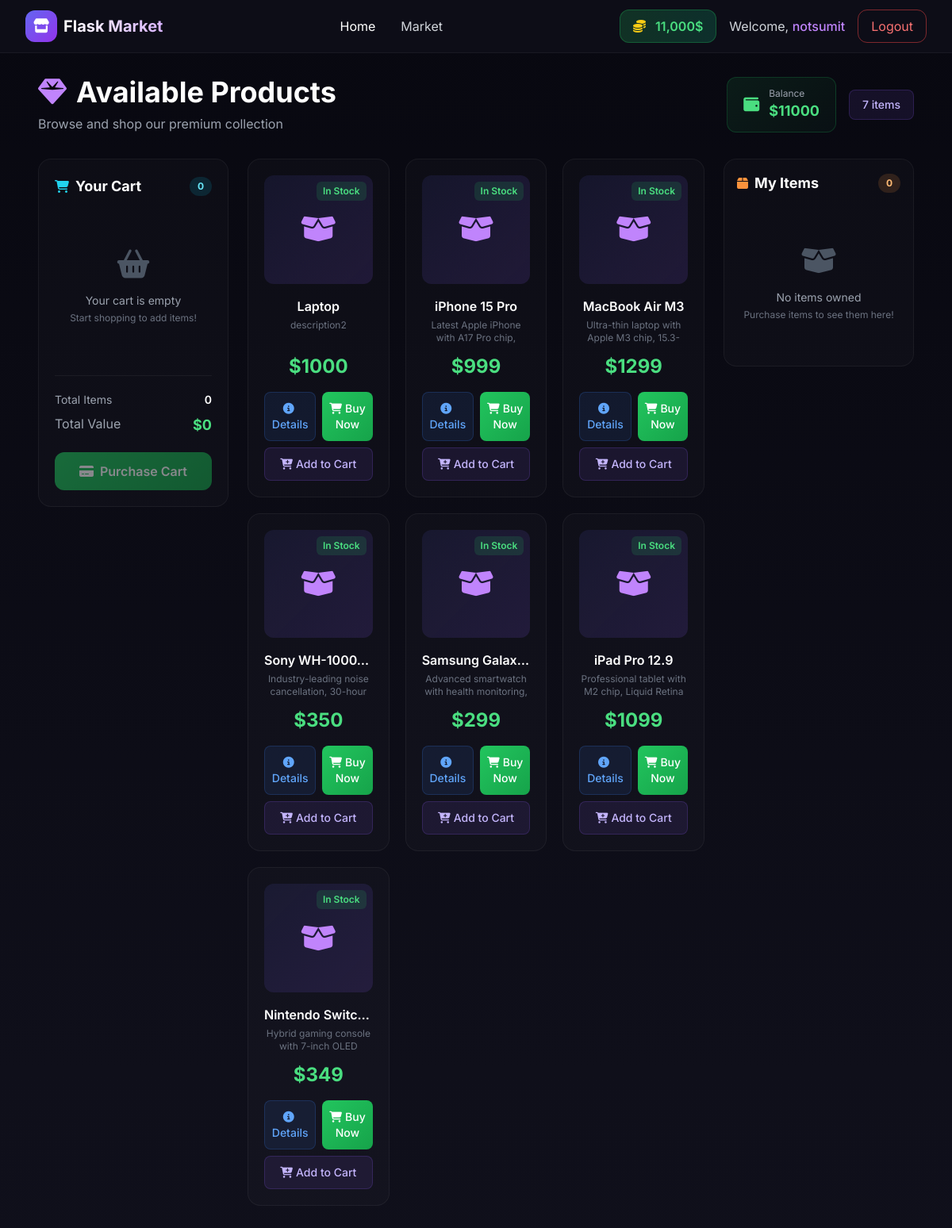
Page /market (signed in) on the committed database.
### market/models.py (models this page shows, shortened)
class User(db.Model, UserMixin):
    id = db.Column(db.Integer(), primary_key=True)
    username = db.Column(db.String(length=30), nullable=False, unique=True)
    email_address = db.Column(db.String(length=50), nullable=False, unique=True)
    password_hash = db.Column(db.String(length=60), nullable=False)
    budget = db.Column(db.Integer(), nullable=False, default=10000)
    items = db.relationship('Item', backref='owned_user', lazy=True)
    @property
    def prettier_budget(self):
        if len(str(self.budget)) >= 4:
            return f'{str(self.budget)[:-3]},{str(self.budget)[-3:]}$'
        else:
            return f"{self.budget}$"
    @property
    def password(self):
        return self.password

class Item(db.Model):
    id = db.Column(db.Integer(), primary_key=True)
    name = db.Column(db.String(length=30), nullable=False, unique=True)
    price = db.Column(db.Integer(), nullable=False)
    barcode = db.Column(db.String(length=12), nullable=False, unique=True)
    description = db.Column(db.String(length=1024), nullable=False, unique=True)
    owner = db.Column(db.Integer(), db.ForeignKey('user.id'))

### market/routes.py (the view, shortened to what this page needs)
@app.route('/market', methods=['GET', 'POST'])
@login_required
def market_page():
    purchase_form = PurchaseItemForm()
    selling_form = SellItemForm()
    if request.method == "GET":
        items = Item.query.filter_by(owner=None).all()
        owned_items = Item.query.filter_by(owner=current_user.id).all()
        return render_template('market.html', items=items, purchase_form=purchase_form, owned_items=owned_items, selling_form=selling_form)

### market/models.py (called while the page is built)
@login_manager.user_loader
def load_user(user_id):
    return User.query.get(int(user_id))

### market/templates/market.html (shortened to what this page needs)
{% extends 'base.html' %}
{% block content %}
<div class="min-h-screen pt-20 pb-16 px-4 md:px-8 lg:px-12"
   style="background: linear-gradient(180deg, #080810 0%, #0f0f1a 50%, #12121f 100%);">
   <div class="max-w-7xl mx-auto mb-8 pt-4">
      <div class="flex flex-col md:flex-row md:items-center md:justify-between gap-4">
         <div>
            <h1 class="text-3xl md:text-4xl font-bold text-white mb-2">
               <i class="fas fa-gem text-purple-400 mr-3"></i>Available Products
            </h1>
            <p class="text-gray-400">Browse and shop our premium collection</p>
         </div>
         <div class="flex items-center gap-4">
            <div class="px-5 py-3 rounded-xl flex items-center gap-3"
               style="background: linear-gradient(135deg, rgba(34, 197, 94, 0.1), rgba(22, 163, 74, 0.05)); border: 1px solid rgba(34, 197, 94, 0.2);">
               <i class="fas fa-wallet text-green-400 text-xl"></i>
               <div>
                  <p class="text-gray-400 text-xs">Balance</p>
                  <p class="text-green-400 font-bold text-lg">${{ current_user.budget }}</p>
               </div>
            </div>
            <span class="px-4 py-2 rounded-lg text-sm font-medium"
               style="background: rgba(139, 92, 246, 0.1); color: #c4b5fd; border: 1px solid rgba(139, 92, 246, 0.2);">
               {{ items|length }} items
            </span>
         </div>
      </div>
   </div>
   <div class="max-w-[1600px] mx-auto">
      <div class="flex flex-col lg:flex-row gap-6">
         <div class="lg:w-60 flex-shrink-0 order-2 lg:order-1">
            <div class="rounded-2xl p-5 sticky top-24"
               style="background: rgba(255, 255, 255, 0.02); border: 1px solid rgba(255, 255, 255, 0.05);">
               <div class="flex items-center justify-between mb-6">
                  <div class="flex items-center gap-2">
                     <i class="fas fa-shopping-cart text-cyan-400"></i>
                     <h2 class="text-lg font-bold text-white">Your Cart</h2>
                  </div>
                  <span id="cart-count" class="px-2.5 py-1 rounded-full text-xs font-bold"
                     style="background: rgba(6, 182, 212, 0.15); color: #67e8f9;">0</span>
               </div>
               <div id="cart-items" class="space-y-3 mb-6 max-h-64 overflow-y-auto custom-scrollbar">
                  <div id="cart-empty" class="text-center py-10">
                     <i class="fas fa-shopping-basket text-4xl text-gray-600 mb-4"></i>
                     <p class="text-gray-400 text-sm">Your cart is empty</p>
                     <p class="text-gray-500 text-xs mt-1">Start shopping to add items!</p>
                  </div>
               </div>
               <div class="pt-5 border-t" style="border-color: rgba(255, 255, 255, 0.05);">
                  <div class="flex justify-between mb-2 text-sm">
                     <span class="text-gray-400">Total Items</span>
                     <span id="cart-total-items" class="text-white font-semibold">0</span>
                  </div>
                  <div class="flex justify-between mb-5">
                     <span class="text-gray-400">Total Value</span>
                     <span id="cart-total-value" class="text-green-400 font-bold text-lg">$0</span>
                  </div>
                  <form method="POST" id="cart-form">
                     <button type="button" id="purchase-cart-btn" onclick="openCartPurchaseModal()"
                        class="w-full py-3 rounded-xl text-white font-semibold transition-all duration-300 disabled:opacity-50 disabled:cursor-not-allowed"
                        style="background: linear-gradient(135deg, #22c55e, #16a34a);" disabled>
                        <i class="fas fa-credit-card mr-2"></i>Purchase Cart
                     </button>
                  </form>
               </div>
            </div>
         </div>
         <div class="flex-1 order-1 lg:order-2 min-w-0">
            <div class="grid grid-cols-1 sm:grid-cols-2 lg:grid-cols-3 xl:grid-cols-4 gap-5">
               {% for item in items %}
               <div class="product-card rounded-2xl p-5 transition-all duration-300"
                  style="background: rgba(255, 255, 255, 0.02); border: 1px solid rgba(255, 255, 255, 0.05);"
                  id="product-{{ item.id }}">
                  <div class="relative mb-4">
                     <div class="aspect-square rounded-xl flex items-center justify-center"
                        style="background: linear-gradient(135deg, rgba(99, 102, 241, 0.1), rgba(139, 92, 246, 0.15));">
                        <i class="fas fa-box-open text-4xl text-purple-400"></i>
                     </div>
                     <span class="absolute top-2 right-2 px-2 py-1 rounded-md text-xs font-semibold"
                        style="background: rgba(34, 197, 94, 0.15); color: #4ade80;">
                        In Stock
                     </span>
                  </div>
                  <h3 class="text-white font-semibold text-center mb-1 truncate">{{ item.name }}</h3>
                  <p class="text-gray-500 text-xs text-center mb-3 h-8 overflow-hidden">
                     {{ item.description[:50] }}{% if item.description|length > 50 %}...{% endif %}
                  </p>
                  <div class="text-center mb-4">
                     <span class="text-2xl font-bold text-green-400">${{ item.price }}</span>
                  </div>
                  <div class="space-y-2">
                     <div class="flex gap-2">
                        <button
                           onclick='openDetailsModal({{ item.id }}, {{ item.name | tojson }}, {{ item.description | tojson }}, {{ item.barcode | tojson }}, {{ item.price }})'
                           class="flex-1 py-2.5 rounded-lg text-sm font-medium transition-all duration-200 hover:-translate-y-0.5"
                           style="background: rgba(59, 130, 246, 0.1); color: #60a5fa; border: 1px solid rgba(59, 130, 246, 0.2);">
                           <i class="fas fa-info-circle mr-1"></i>Details
                        </button>
                        <button onclick="openBuyNowModal({{ item.id }}, '{{ item.name }}', {{ item.price }})"
                           class="flex-1 py-2.5 rounded-lg text-sm font-medium transition-all duration-200 hover:-translate-y-0.5"
                           style="background: linear-gradient(135deg, #22c55e, #16a34a); color: white;">
                           <i class="fas fa-shopping-cart mr-1"></i>Buy Now
                        </button>
                     </div>
                     <button onclick="addToCart({{ item.id }}, '{{ item.name }}', {{ item.price }})"
                        class="w-full py-2.5 rounded-lg text-sm font-medium transition-all duration-200 hover:-translate-y-0.5 add-to-cart-btn"
                        style="background: rgba(139, 92, 246, 0.1); color: #c4b5fd; border: 1px solid rgba(139, 92, 246, 0.2);"
                        id="add-cart-{{ item.id }}">
                        <i class="fas fa-cart-plus mr-1"></i>Add to Cart
                     </button>
                  </div>
               </div>
               {% endfor %}
            </div>
         </div>
         <div class="lg:w-60 flex-shrink-0 order-3">
            <div class="rounded-2xl p-4 sticky top-24"
               style="background: rgba(255, 255, 255, 0.02); border: 1px solid rgba(255, 255, 255, 0.05);">
               <div class="flex items-center justify-between mb-6">
                  <div class="flex items-center gap-2">
                     <i class="fas fa-box text-orange-400"></i>
                     <h2 class="text-lg font-bold text-white">My Items</h2>
                  </div>
                  <span class="px-2.5 py-1 rounded-full text-xs font-bold"
                     style="background: rgba(251, 146, 60, 0.15); color: #fdba74;">{{ owned_items|length }}</span>
               </div>
               <div class="space-y-3 max-h-80 overflow-y-auto custom-scrollbar">
                  {% if owned_items %}
                  {% for owned_item in owned_items %}
                  <div class="p-3 rounded-xl transition-all hover:bg-white/5"
                     style="background: rgba(255, 255, 255, 0.02); border: 1px solid rgba(255, 255, 255, 0.04);">
                     <div class="flex items-start justify-between gap-2 mb-2">
                        <div class="flex-1 min-w-0">
                           <p class="text-white text-sm font-medium truncate">{{ owned_item.name }}</p>
                           <p class="text-gray-500 text-xs truncate">{{ owned_item.description[:30] }}...</p>
                        </div>
                        <span class="text-green-400 text-sm font-bold whitespace-nowrap">${{ owned_item.price }}</span>
                     </div>
                     <button
                        onclick="openSellModal({{ owned_item.id }}, '{{ owned_item.name }}', {{ owned_item.price }})"
                        class="w-full py-2 rounded-lg text-xs font-medium transition-all duration-200 hover:-translate-y-0.5"
                        style="background: rgba(239, 68, 68, 0.1); color: #f87171; border: 1px solid rgba(239, 68, 68, 0.2);">
                        <i class="fas fa-tag mr-1"></i>Sell Item
                     </button>
                  </div>
                  {% endfor %}
                  {% else %}
                  <div class="text-center py-10">
                     <i class="fas fa-box-open text-4xl text-gray-600 mb-4"></i>
                     <p class="text-gray-400 text-sm">No items owned</p>
                     <p class="text-gray-500 text-xs mt-1">Purchase items to see them here!</p>
                  </div>
                  {% endif %}
               </div>
            </div>
         </div>
      </div>
   </div>
</div>
{% endblock %}

### market/templates/base.html (shortened to what this page needs)
<!doctype html>
<html lang="en">
   <head>
      <script src="https://cdn.tailwindcss.com"></script>
      <link rel="stylesheet" href="https://cdnjs.cloudflare.com/ajax/libs/font-awesome/6.5.1/css/all.min.css">
      <link rel="stylesheet" href="{{ url_for('static', filename='css/home.css') }}">
   </head>
   <body class="font-inter">
    <nav class="glass-nav fixed w-full z-50 px-4 py-3 md:px-8">
      <div class="max-w-7xl mx-auto flex items-center justify-between">
        <a href="{{ url_for('home_page') }}" class="flex items-center space-x-2 group">
          <div class="w-10 h-10 rounded-xl bg-gradient-to-br from-indigo-500 to-purple-600 flex items-center justify-center transform group-hover:scale-110 transition-transform duration-300">
            <i class="fas fa-store text-white text-lg"></i>
          </div>
          <span class="text-xl font-bold bg-gradient-to-r from-white to-purple-300 bg-clip-text text-transparent">
          </span>
        </a>
        <div class="hidden md:flex items-center space-x-8">
          <a href="{{ url_for('home_page') }}" class="nav-link-custom text-white hover:text-purple-400 transition-colors py-2">
            Home
          </a>
          <a href="{{ url_for('market_page') }}" class="nav-link-custom text-gray-300 hover:text-purple-400 transition-colors py-2">
            Market
          </a>
        </div>
        <div class="hidden md:flex items-center space-x-4">
          {% if current_user.is_authenticated %}
            <div class="flex items-center space-x-3 px-4 py-2 rounded-xl bg-gradient-to-r from-green-500/20 to-emerald-500/20 border border-green-500/30">
              <i class="fas fa-coins text-yellow-400"></i>
              <span class="text-green-400 font-semibold">{{ current_user.prettier_budget }}</span>
            </div>
            <span class="text-gray-300">Welcome, <span class="text-purple-400 font-medium">{{ current_user.username }}</span></span>
            <a href="{{ url_for('logout_page') }}" class="px-4 py-2 rounded-xl border border-red-500/50 text-red-400 hover:bg-red-500/10 transition-all duration-300">
              Logout
            </a>
          {% endif %}
        </div>
      </div>
    </nav>
    {% block content %}
    {% endblock %}
   </body>
</html>

### market/static/css/home.css (style rules this page uses)
.glass-nav { background: rgba(15, 15, 26, 0.8); backdrop-filter: blur(20px); -webkit-backdrop-filter: blur(20px); border-bottom: 1px solid rgba(255, 255, 255, 0.05); transition: all 0.3s ease; }
.nav-link-custom { position: relative; transition: all 0.3s ease; }
.nav-link-custom::after { content: ''; position: absolute; bottom: 0; left: 50%; width: 0; height: 2px; background: linear-gradient(90deg, #6366f1, #a855f7); transition: all 0.3s ease; transform: translateX(-50%); }

### market/templates/base.html (style rules this page uses)
* { font-family: 'Inter', sans-serif; }
body { background: #0f0f1a; color: white; }
html { scroll-behavior: smooth; }

### rows in the picture
User: prettier_budget "11,000$", username "notsumit", budget "11000"
Item: name "Laptop", description "description2", price "1000"
Item: name "iPhone 15 Pro", description "Latest Apple iPhone with A17 Pro chip,…", price "999"
Item: name "MacBook Air M3", description "Ultra-thin laptop with Apple M3 chip,…", price "1299"
Item: name "Sony WH-1000…", description "Industry-leading noise cancellation, 30-hour…", price "350"
Item: name "Samsung Galax…", description "Advanced smartwatch with health monitoring,…", price "299"
Item: name "iPad Pro 12.9", description "Professional tablet with M2 chip, Liquid Retina…", price "1099"
Item: name "Nintendo Switc…", description "Hybrid gaming console with 7-inch OLED…", price "349"

### other values in the picture
{{ items|length }} "7"
{{ owned_items|length }} "0"
